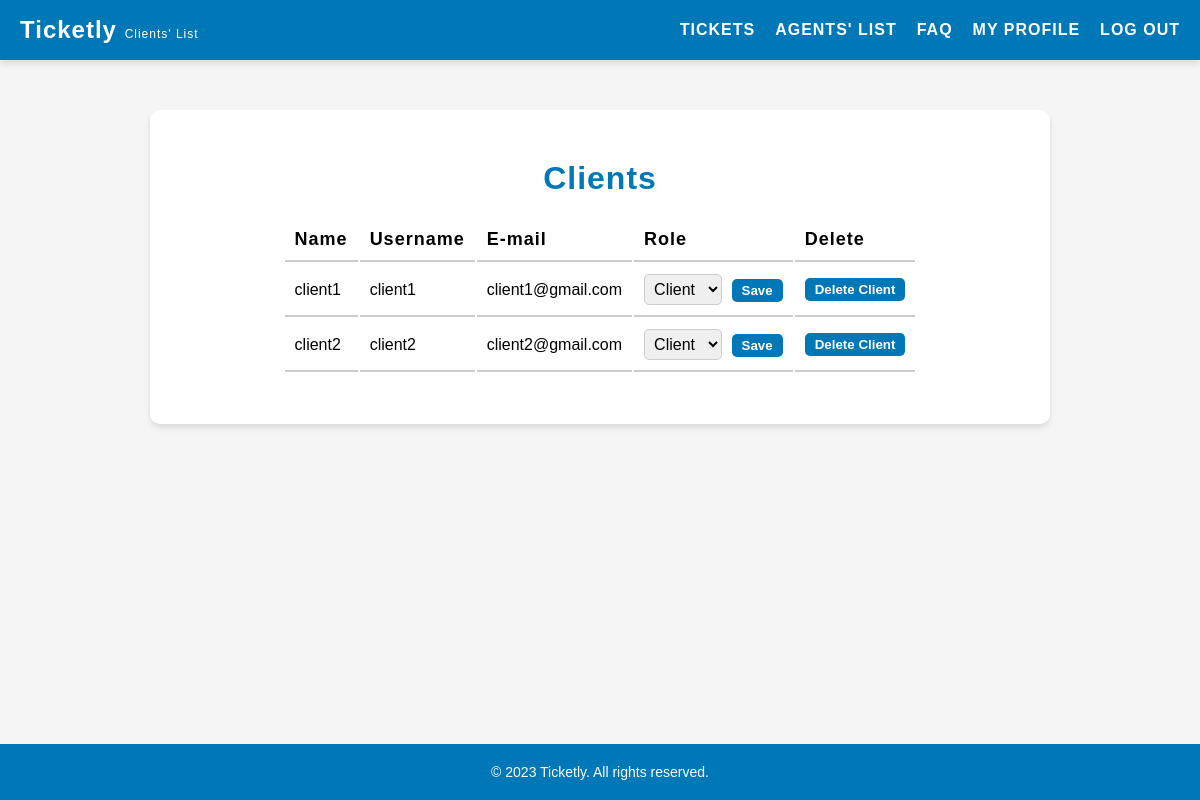
/pages/listClients.php (signed in), run on the app's committed database.
### tables this page shows
CREATE TABLE users (
    id INTEGER PRIMARY KEY AUTOINCREMENT,
    username VARCHAR(255) NOT NULL UNIQUE,
    password VARCHAR(255) NOT NULL,
    email VARCHAR(255) NOT NULL UNIQUE,
    name VARCHAR(255) NOT NULL,
    role VARCHAR(10) NOT NULL DEFAULT 'client' CHECK (role IN ('client', 'agent', 'admin')),
    department_id INTEGER,
    FOREIGN KEY(department_id) REFERENCES departments(id)
);

### pages/listClients.php (called while the page is built, shortened)
<?php
    $session = new Session();
    require_once(__DIR__ . '/../templates/listClients.tpl.php');
    drawListClients($session);
?>

### database/user.class.php (called while the page is built, shortened)
<?php
    class User {
        public function __construct(?int $id, string $username, string $password, string $email, string $name, string $role, int $departmentId = 1) {
            $this->username = $username;
            $this->email = $email;
            $this->name = $name;
            $this->role = $role;
        }
    }
    function getClients(PDO $db): array {
        $stmt = $db->prepare('SELECT * FROM users WHERE role = ?');
        $stmt->execute(['client']);
        $clients = [];
        while ($row = $stmt->fetch(PDO::FETCH_ASSOC)) {
            $clients[] = new User(
                (int) $row['id'],
                $row['username'],
                $row['password'],
                $row['email'],
                $row['name'],
                $row['role']
            );
        }
        return $clients;
    }
?>

### templates/listClients.tpl.php (the view, shortened to what this page needs)
<?php function drawListClients(Session $session) {
    ?>
    <!DOCTYPE html>
    <html lang="en">
    <head>
        <link rel="stylesheet" href="../style/listClients.css">
    </head>
    <body>
        <?php include '../templates/header.tpl.php';?>
        <main>
            <h2>Clients</h2>
            <section id="clients">
                <table>
                    <tr>
                        <th>Name</th>
                        <th>Username</th>
                        <th>E-mail</th>
                        <th>Role</th>
                        <th>Delete</th>
                    </tr>
                    <?php
                        require_once '../database/connection.db.php';
                        require_once '../database/user.class.php';
                        $db = getDatabaseConnection();
                        $clients = getClients($db);
                        foreach ($clients as $client) { ?>
                        <tr>
                            <td><?php echo $client->name ?></td>
                            <td><?php echo $client->username ?></td>
                            <td><?php echo $client->email ?></td>
                            <td>
                                <form method="post" action="../actions/action_editRole.php">
                                    <select id="role" name="role">
                                        <option value="client" <?php if ($client->role == 'client') echo 'selected' ?>>Client</option>
                                    </select>
                                    <button type="submit">Save</button>
                                </form>
                            </td>
                            <td>
                                <form id="delete-form" method="post" action="../actions/action_deleteClient.php" onsubmit="return confirmDelete();">
                                    <button type="submit">Delete Client</button>
                                </form>
                            </td>
                        </tr>
                    <?php } ?>
                </table>
        </main>
        <?php include '../templates/footer.tpl.php';?>
    </body>
    </html>
<?php } ?>

### style/listClients.css (style rules this page uses)
main { background-color: #fff; padding: 50px; border-radius: 10px; box-shadow: 0 4px 6px rgba(0, 0, 0, 0.1); margin: 50px auto; max-width: 900px; display: flex; flex-direction: column; align-items: center; margin-bottom: 100px; }
main h2 { text-align: center; font-size: 32px; margin-bottom: 20px; font-weight: 600; letter-spacing: 1px; color: #0077b6; }
table tr th { font-size: 18px; font-weight: 600; letter-spacing: 1px; text-align: left; padding: 10px; border-bottom: 2px solid #ccc; }
table tr td { padding: 10px; border-bottom: 2px solid #ccc; }
select { font-size: 16px; padding: 5px; border-radius: 5px; border: 1px solid #ccc; transition: border-color 0.3s ease; }
select { margin-right: 5px; max-width: 200px; }
button { display: inline-block; margin-left: auto; padding: 4px 10px; background-color: #0077b6; color: #fff; border-radius: 5px; text-decoration: none; font-weight: bold; border: none; cursor: pointer; }

### style/header.css (style rules this page uses)
* { box-sizing: border-box; margin: 0; padding: 0; }
body { font-family: Arial, sans-serif; background-color: #f5f5f5; }

### data on the page
users: name "client1", username "client1", email "client1@gmail.com", role "Client"
users: name "client2", username "client2", email "client2@gmail.com", role "Client"
